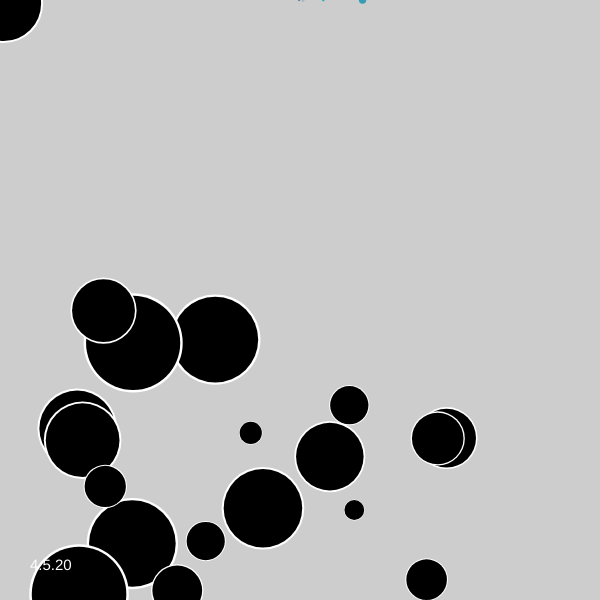
Frame 1 (no input)
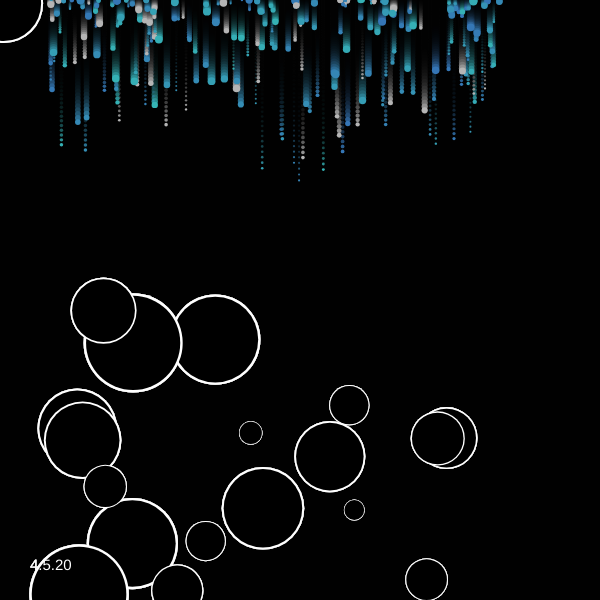
Frame 60 (no input)
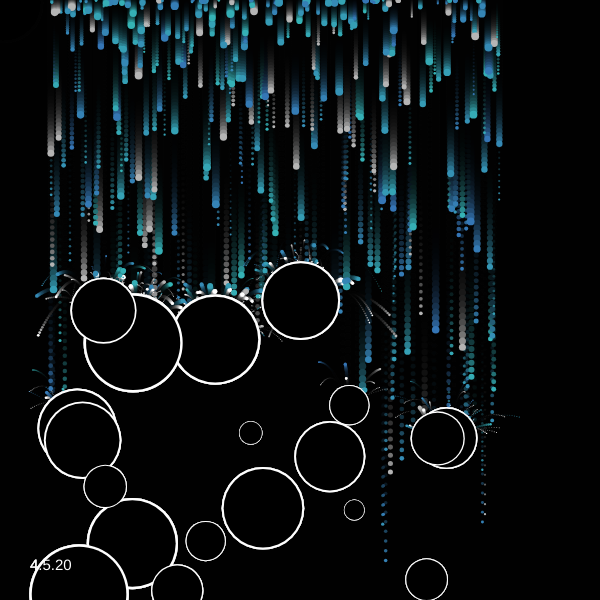
Frame 120 (the mouse pressed at the canvas centre since frame 60)

The p5.js sketch that drew these frames (run headless with seeded random() and noise() and a simulated clock; from frame 60 on, the mouse is pressed at the canvas centre):

// p5.js sketch
// ── sketch.js
/*
Based off: 
Waterfall cascades

Simulation of water colliding against rocks, and splitting to smaller drops.

Author:
  Jason Labbe

Site:
  jasonlabbe3d.com
*/

var pMinMass = 2;
var pMaxMass = 8;
var cMinMass = 15;
var cMaxMass = 100;

var waterfallMin;
var waterfallMax;

var particles = [];
var collisions = [];

var fps;

var friction = 0.3;
var splitCount = 1;
var spawnCount = 4;


function do_aabb_collision(ax, ay, Ax, Ay, bx, by, Bx, By) {
  return ! ((Ax < bx) || (Bx < ax) || (Ay < by) || (By < ay));
}


// Set new targets for collision objects to lerp to.
function setNewLayout() {
  for (var i = 0; i < collisions.length; i++) {
    collisions[i].target.x = random(width/2.4, width-width/2.4);
    collisions[i].target.y = random(height/2, height);
    collisions[i].targetMass = random(cMinMass, cMaxMass);
  }
}


function setup() {
  createCanvas(600, 600);
  
  waterfallMin = 50;
  waterfallMax = 500;

  // Create collision objects.
  for (var i = 0; i < 20; i++) {
    var x = random(waterfallMin, waterfallMax);
    var y = random(height/2, height);
    var mass = random(cMinMass, cMaxMass);
    collisions[collisions.length] = new Collision(x, y, mass);
  }
}


function draw() {
  background(0, 50);
  
  
  colorMode(HSB, 360);
  
  collisions[0].pos.set(mouseX, mouseY);
  
  // Spawn new particles.
  for (var num = 0; num < spawnCount; num++) {
    var x = random(waterfallMin, waterfallMax);
    var mass = random(pMinMass, pMaxMass);
    
    if (particles.length % 5 == 0) {
      var displayColor = color(255);
    } else {
      var displayColor = color(random(180, 210), 255, 255);
    }
    
    var newParticle = new Particle(x, 0, mass, displayColor);
    particles[particles.length] = newParticle;
  }
  
  colorMode(RGB, 255);
  
  for (var i = particles.length-1; i > -1; i--) {
    particles[i].move();
    
    var has_collision = particles[i].resolveCollisions();
    
    particles[i].display();
    
    if (particles[i].pos.y > height) {
      // Delete if it's out of bounds.
      particles.splice(i, 1);
    } else if (has_collision && particles[i].vel.mag() < 0.1) {
      // Delete if it's stuck on top of a collision object.
      particles.splice(i, 1);
    }
  }
  
  for (var i = 0; i < collisions.length; i++) {
    collisions[i].move();
    collisions[i].display();
  }
  
  // Avoid updating frame rate every frame (not as readable).
  if (frameCount % 10 == 0) {
    fps = frameRate().toFixed(2);
  }
  
  // Display all ui items.
  noStroke();
  fill(255);
  textSize(15);
  text("4.5.20", 30, height-30);

}


// Repulses particles from itself.
function Collision(x, y, mass) {
  
  this.pos = new p5.Vector(x, y);
  this.target = new p5.Vector(x, y);
  this.mass = mass;
  this.targetMass = mass;
  
  this.getBoundingBox = function() {
    var radius = this.mass/2;
    
    var ax = this.pos.x-radius;
    var ay = this.pos.y-radius;
    var bx = this.pos.x+radius;
    var by = this.pos.y+radius;
    
    return [ax, ay, bx, by];
  }
  
  this.move = function() {
    this.pos = p5.Vector.lerp(this.pos, this.target, 0.01);
    this.mass = lerp(this.mass, this.targetMass, 0.01);
  }
  
  // Avoids using stroke otherwise it overlaps the particles.
  this.display = function() {
    noStroke();
    
    fill(255);
    ellipse(this.pos.x, this.pos.y, this.mass, this.mass);
    
    fill(0);
    ellipse(this.pos.x, this.pos.y, this.mass*0.95, this.mass*0.95);
  }
}


function Particle(x, y, mass, displayColor) {
  
  this.pos = new p5.Vector(x, y);
  this.vel = new p5.Vector(0, 0);
  this.acc = new p5.Vector(0, 0);
  this.mass = mass;
  this.displayColor = displayColor;
  this.fallRate = map(this.mass, pMinMass, pMaxMass, 0.1, 0.05);
  
  this.getBoundingBox = function() {
    var radius = this.mass/2;
    var offset = 2; // Just to expand its bb a bit.
    
    var ax = this.pos.x-radius-offset;
    var ay = this.pos.y-radius-offset;
    var bx = this.pos.x+radius+offset;
    var by = this.pos.y+radius+offset;
    
    return [ax, ay, bx, by];
  }
  
  this.move = function() {
    var gravity = new p5.Vector(0, this.fallRate);
    this.acc.add(gravity);
    
    this.vel.add(this.acc);
    this.pos.add(this.vel);
    this.acc.mult(0);
  }
  
  this.resolveCollisions = function() {
    var hit_object = false;
    
    var bb1 = this.getBoundingBox();
    
    for (var c = 0; c < collisions.length; c++) {
      var col = collisions[c];
      
      var bb2 = col.getBoundingBox();
      
      // First check bounding box to optimize checks.
      var is_close_enough = do_aabb_collision(bb1[0], bb1[1], bb1[2], bb1[3], 
                                              bb2[0], bb2[1], bb2[2], bb2[3]);
      
      if (is_close_enough) {
        var distance = dist(this.pos.x, this.pos.y, col.pos.x, col.pos.y);

        if (distance < col.mass/2) {
          // Push out of collision object.
          var offset = this.pos.copy();
          offset.sub(col.pos);
          offset.normalize();
          offset.mult(col.mass/2-distance);
          this.pos.add(offset);

          var dampening = map(this.mass, pMinMass, pMaxMass, 1, 0.8);
          var mag = this.vel.mag();



          // Get its new vector.
          var bounce = this.pos.copy();
          bounce.sub(col.pos);
          bounce.normalize();
          bounce.mult(mag*friction*dampening);
          this.vel = bounce;

          if (this.mass > 2) {
            this.mass = max(1, this.mass-2);


            for (var s = 0; s < splitCount; s++) {
              var mass = max(1, this.mass-1);
              var displayColor = color(255);
              
              var splash = new Particle(this.pos.x, this.pos.y, mass, displayColor);
              
              splash.vel = this.vel.copy();
              splash.vel.rotate(radians(random(-45, 45)));
              splash.vel.mult(random(0.6, 0.9));
              
              particles[particles.length] = splash;
            }
          }
          
          hit_object = true;
          
          break;
        }
      }
    }
    
    return hit_object;
  }
  
  this.display = function() {
    stroke(this.displayColor);
    strokeWeight(this.mass);
    point(this.pos.x, this.pos.y);
  }
}
